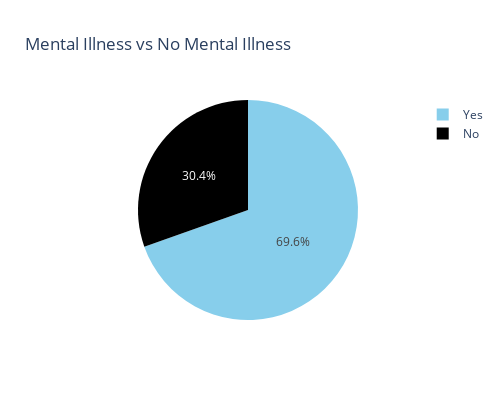

Write notebook code for a chart like this one.
### Markdown cell above
# This is a use case of  class imbalance, as there are 69.6% of the total population representing to people with "No Mental Illness" whereas only 30.4% represneting to pouplation with "Mental Illness"

### Code cell
labels=["Yes","No"]
Mental_illness_check = df["History of Mental Illness"].value_counts().tolist()
values = [Mental_illness_check[0], Mental_illness_check[1]]
fig = px.pie(values=df['History of Mental Illness'].value_counts(), names=labels , width=500, height=400, color_discrete_sequence=["skyblue","black"]
             ,title="Mental Illness vs No Mental Illness")
fig.show()

### Figure 1 — Plotly figure (JSON) as saved in the notebook; plotly's stock layout.template omitted (floating-point values rounded to 4 significant figures)
{"data": [{"domain": {"x": [0, 1], "y": [0, 1]}, "hovertemplate": "label=%{label}<br>value=%{value}<extra></extra>", "labels": ["Yes", "No"], "legendgroup": "", "name": "", "showlegend": true, "type": "pie", "values": [287943, 125825]}], "layout": {"height": 400, "legend": {"tracegroupgap": 0}, "piecolorway": ["skyblue", "black"], "title": {"text": "Mental Illness vs No Mental Illness"}, "width": 500}}
